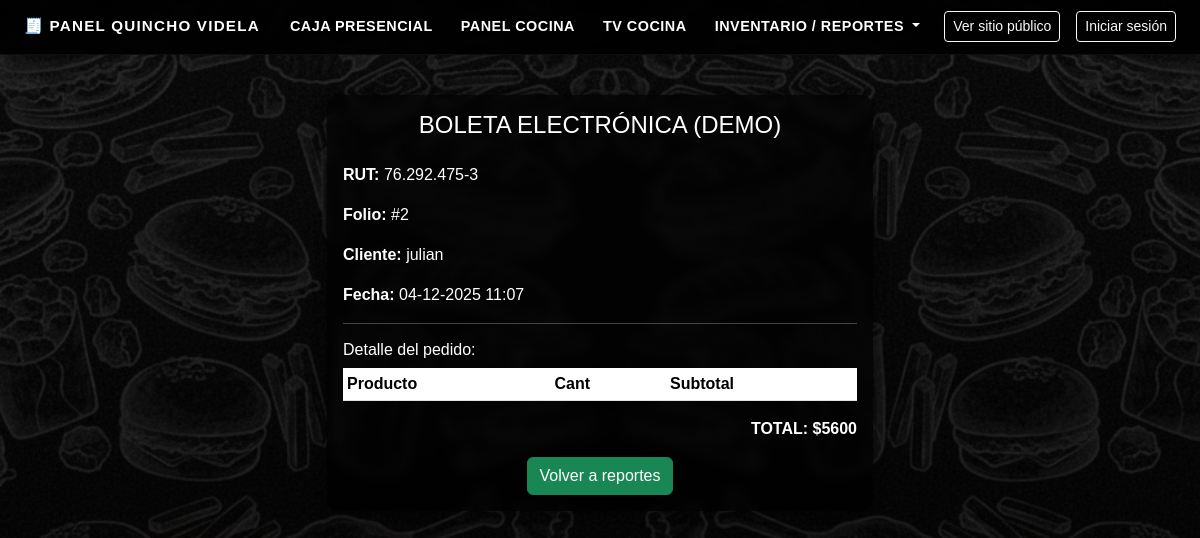
Page /caja/boleta/16/ on the committed database.
### caja/models.py (models this page shows, shortened)
class Boleta(models.Model):
    pedido = models.OneToOneField(
        Pedido,
        on_delete=models.CASCADE,
        related_name="boleta",
    )
    folio = models.IntegerField(unique=True)
    monto_total = models.DecimalField(max_digits=10, decimal_places=2)
    metodo_pago = models.CharField(max_length=30, default="efectivo")
    fecha_emision = models.DateTimeField(default=timezone.now)
    class Meta:
        ordering = ["-fecha_emision"]
    @property
    def nombre_cliente(self) -> str:
        return self.pedido.nombre_cliente or ""
    @property
    def total(self) -> Decimal:
        return self.monto_total
    @property
    def fecha(self):
        return self.fecha_emision

class Pedido(models.Model):
    ORIGEN_CHOICES = [
        ("web", "Web"),
        ("local", "Local"),
    ]
    ESTADO_CHOICES = [
        ("pendiente", "Pendiente"),
        ("en_cocina", "En cocina"),
        ("listo", "Listo"),
        ("entregado", "Entregado"),
        ("cancelado", "Cancelado"),
    ]
    FORMA_PAGO_CHOICES = [
        ("efectivo", "Efectivo"),
        ("transferencia", "Transferencia"),
        ("tarjeta", "Tarjetas"),
    ]
    TIPO_ENTREGA_CHOICES = [
        ("retiro", "Retiro"),
        ("reparto", "Reparto"),
    ]
    origen = models.CharField(max_length=10, choices=ORIGEN_CHOICES)
    canal = models.CharField(
        max_length=20,
        default="mostrador",
        help_text="mostrador, web, delivery, etc.",
    )
    estado = models.CharField(
        max_length=20,
        choices=ESTADO_CHOICES,
        default="pendiente",
    )
    nombre_cliente = models.CharField(max_length=150, blank=True, null=True)
    telefono = models.CharField(max_length=50, blank=True, null=True)
    direccion = models.CharField(max_length=255, blank=True, null=True)
    forma_pago = models.CharField(
        max_length=20,
        choices=FORMA_PAGO_CHOICES,
        blank=True,
        null=True,
    )
    tipo_entrega = models.CharField(
        max_length=20,
        choices=TIPO_ENTREGA_CHOICES,
        blank=True,
        null=True,
    )
    total_manual = models.DecimalField(
        max_digits=10,
        decimal_places=2,
        default=0,
        help_text="Total escrito en caja (opcional).",
    )
    visible_en_cocina = models.BooleanField(
        default=True,
        help_text="Solo los pedidos visibles aparecerán en la pantalla de cocina.",
    )
    creado_en = models.DateTimeField(auto_now_add=True)
    actualizado_en = models.DateTimeField(auto_now=True)
    nota = models.TextField(blank=True)
    class Meta:
        ordering = ["-creado_en"]

### caja/views.py (the view, shortened to what this page needs)
def caja_ver_boleta(request, pedido_id):
    pedido = get_object_or_404(Pedido, pk=pedido_id)
    boleta = getattr(pedido, "boleta", None)
    detalles = pedido.detalles.select_related("producto").all()
    contexto = {
        "pedido": boleta,   # el template usa propiedades de Boleta como si fuera "pedido"
        "detalles": detalles,
    }
    return render(request, "caja/boleta.html", contexto)

### caja/templates/caja/boleta.html (shortened to what this page needs)
{% extends "base.html" %}
{% block content %}
<div class="container mt-4 mb-5">
  <div class="row justify-content-center">
    <div class="col-lg-6">
      <div class="card" style="background:#ffffff;border-radius:12px;">
        <div class="card-body">
          <h4 class="text-center mb-4">BOLETA ELECTRÓNICA (DEMO)</h4>
          <p><strong>RUT:</strong> 76.292.475-3</p>
          <p><strong>Folio:</strong> #{{ pedido.folio }}</p>
          <p><strong>Cliente:</strong> {{ pedido.nombre_cliente }}</p>
          <p><strong>Fecha:</strong> {{ pedido.fecha|date:"d-m-Y H:i" }}</p>
          <hr>
          <h6>Detalle del pedido:</h6>
          <div class="table-responsive mb-3">
            <table class="table table-sm mb-0">
              <thead>
                <tr>
                  <th>Producto</th>
                  <th>Cant</th>
                  <th>Subtotal</th>
                </tr>
              </thead>
            </table>
          </div>
          <div class="text-end mt-2 mb-3">
            <strong>TOTAL: ${{ pedido.total|floatformat:0 }}</strong>
          </div>
          <div class="text-center">
            <a href="{% url 'inventario_panel' %}" class="btn btn-success">
              Volver a reportes
            </a>
          </div>
        </div>
      </div>
    </div>
  </div>
</div>
{% endblock %}

### menu/static/estilo.css (style rules this page uses)
body { font-family: 'Montserrat', sans-serif; background: url("/static/fondo.png") no-repeat center top; background-size: cover; background-attachment: fixed; color: #ffffff; }
body::before { content: ""; position: fixed; inset: 0; background: linear-gradient( rgba(0,0,0,0.25), rgba(0,0,0,0.35), rgba(0,0,0,0.45) ); z-index: -1; }
.card { border: none; background-color: rgba(0,0,0,0.65) !important; backdrop-filter: blur(4px); color: white; border-radius: 10px; box-shadow: 0 0 12px rgba(0,0,0,0.5); }

### caja/templates/base.html (style rules this page uses)
body { min-height: 100vh; display: flex; flex-direction: column; }

### rows in the picture
Boleta: folio "2", nombre_cliente "julian", fecha "04-12-2025 11:07", total "5600"
